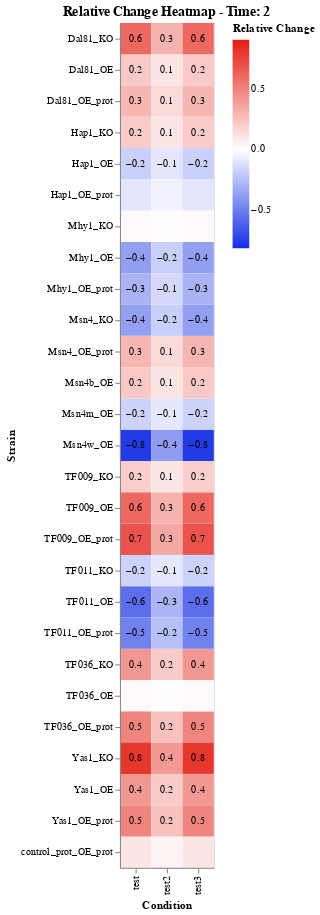
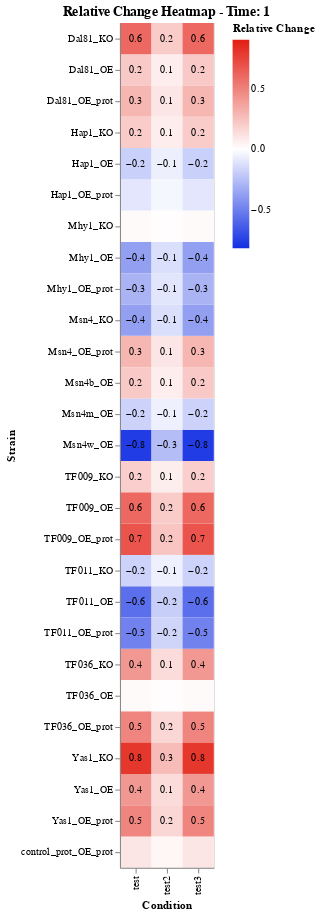
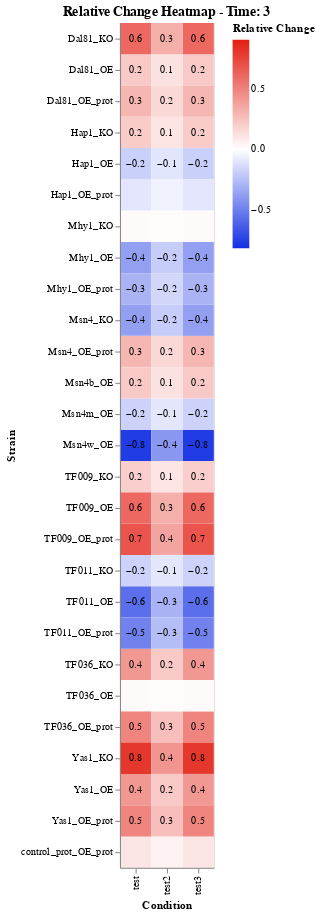

The code cell stored with these charts, in order, in its notebook:
### Code cell
timepoints = merged_data_anova['time_modif'].unique()

n_x = merged_data_anova['condition_modif'].nunique()
n_y = merged_data_anova['strain_name_modif'].nunique()

box_size = 30
chart_width = n_x * box_size
chart_height = n_y * box_size

min_value = merged_data_anova['relative_change'].min()
max_value = merged_data_anova['relative_change'].max()

for time in timepoints:
    one_time = merged_data_anova[merged_data_anova['time_modif'] == time]

    base = alt.Chart(one_time).encode(
        x=alt.X('condition_modif:N', title='Condition'),
        y=alt.Y('strain_name_modif:N', title='Strain')
    )

    # Heatmap (mean over duplicates)
    heatmap = base.mark_rect().encode(
        color=alt.Color(
            'mean(relative_change):Q',
            title='Relative Change',
            scale=alt.Scale(
                domain=[min_value, 0, max_value],
                range=['#122ee3', 'white', '#e31d12'],
                interpolate='rgb'
            )
        )
    )

    
    annotation = (
        base
        .transform_aggregate(
            mean_rc='mean(relative_change)',
            p_adj='mean(p-adj)',  # or 'mean(p-adj)' depending on your stats
            groupby=['condition_modif', 'strain_name_modif']
        )
        .transform_filter(alt.datum.p_adj < 0.05)  # use the aggregated name p_adj
        .mark_text(
            fontSize=10,
            color='black'
        )
        .encode(
            text=alt.Text('mean_rc:Q', format='.1f')  # label with the cell’s mean
        )
    )
    
    # 🔹 Combine both layers
    chart = (heatmap + annotation).properties(
        title=f'Relative Change Heatmap - Time: {time}',
        width=chart_width,
        height=chart_height
    )
    
    chart.display()

    # 🔹 Save chart
    output_filename = f"{current_date}_heatmap_time_{time}.png"
    output_path = os.path.join(VISUALISATION_PATH, output_filename)
    chart.save(output_path, scale_factor=2)  # use scale_factor instead of ppi

### Figure 1 — Vega-Lite specification as saved in the notebook (floating-point values rounded to 4 significant figures; data arrays with more than 128 entries replaced by an {"elided": "..."} marker saying what was removed)
{"config": {"view": {"continuousWidth": 300, "continuousHeight": 300}}, "layer": [{"mark": {"type": "rect"}, "encoding": {"color": {"aggregate": "mean", "field": "relative_change", "scale": {"domain": [-0.8113, 0, 0.9], "interpolate": "rgb", "range": ["#122ee3", "white", "#e31d12"]}, "title": "Relative Change", "type": "quantitative"}, "x": {"field": "condition_modif", "title": "Condition", "type": "nominal"}, "y": {"field": "strain_name_modif", "title": "Strain", "type": "nominal"}}}, {"mark": {"type": "text", "color": "black", "fontSize": 10}, "encoding": {"text": {"field": "mean_rc", "format": ".1f", "type": "quantitative"}, "x": {"field": "condition_modif", "title": "Condition", "type": "nominal"}, "y": {"field": "strain_name_modif", "title": "Strain", "type": "nominal"}}, "transform": [{"aggregate": [{"op": "mean", "field": "relative_change", "as": "mean_rc"}, {"op": "mean", "field": "p-adj", "as": "p_adj"}], "groupby": ["condition_modif", "strain_name_modif"]}, {"filter": "(datum.p_adj < 0.05)"}]}], "data": {"name": "data-cd29abaa94b0385154a2c5521f7697ef"}, "height": 810, "title": "Relative Change Heatmap - Time: 2", "width": 90, "$schema": "https://vega.github.io/schema/vega-lite/v5.16.3.json", "datasets": {"data-cd29abaa94b0385154a2c5521f7697ef": {"elided": "708 records"}}}

### Figure 2 — Vega-Lite specification as saved in the notebook (floating-point values rounded to 4 significant figures; data arrays with more than 128 entries replaced by an {"elided": "..."} marker saying what was removed)
{"config": {"view": {"continuousWidth": 300, "continuousHeight": 300}}, "layer": [{"mark": {"type": "rect"}, "encoding": {"color": {"aggregate": "mean", "field": "relative_change", "scale": {"domain": [-0.8113, 0, 0.9], "interpolate": "rgb", "range": ["#122ee3", "white", "#e31d12"]}, "title": "Relative Change", "type": "quantitative"}, "x": {"field": "condition_modif", "title": "Condition", "type": "nominal"}, "y": {"field": "strain_name_modif", "title": "Strain", "type": "nominal"}}}, {"mark": {"type": "text", "color": "black", "fontSize": 10}, "encoding": {"text": {"field": "mean_rc", "format": ".1f", "type": "quantitative"}, "x": {"field": "condition_modif", "title": "Condition", "type": "nominal"}, "y": {"field": "strain_name_modif", "title": "Strain", "type": "nominal"}}, "transform": [{"aggregate": [{"op": "mean", "field": "relative_change", "as": "mean_rc"}, {"op": "mean", "field": "p-adj", "as": "p_adj"}], "groupby": ["condition_modif", "strain_name_modif"]}, {"filter": "(datum.p_adj < 0.05)"}]}], "data": {"name": "data-fb4ed11a603a9f675f9f6cd73f7a6ed3"}, "height": 810, "title": "Relative Change Heatmap - Time: 1", "width": 90, "$schema": "https://vega.github.io/schema/vega-lite/v5.16.3.json", "datasets": {"data-fb4ed11a603a9f675f9f6cd73f7a6ed3": {"elided": "708 records"}}}

### Figure 3 — Vega-Lite specification as saved in the notebook (floating-point values rounded to 4 significant figures; data arrays with more than 128 entries replaced by an {"elided": "..."} marker saying what was removed)
{"config": {"view": {"continuousWidth": 300, "continuousHeight": 300}}, "layer": [{"mark": {"type": "rect"}, "encoding": {"color": {"aggregate": "mean", "field": "relative_change", "scale": {"domain": [-0.8113, 0, 0.9], "interpolate": "rgb", "range": ["#122ee3", "white", "#e31d12"]}, "title": "Relative Change", "type": "quantitative"}, "x": {"field": "condition_modif", "title": "Condition", "type": "nominal"}, "y": {"field": "strain_name_modif", "title": "Strain", "type": "nominal"}}}, {"mark": {"type": "text", "color": "black", "fontSize": 10}, "encoding": {"text": {"field": "mean_rc", "format": ".1f", "type": "quantitative"}, "x": {"field": "condition_modif", "title": "Condition", "type": "nominal"}, "y": {"field": "strain_name_modif", "title": "Strain", "type": "nominal"}}, "transform": [{"aggregate": [{"op": "mean", "field": "relative_change", "as": "mean_rc"}, {"op": "mean", "field": "p-adj", "as": "p_adj"}], "groupby": ["condition_modif", "strain_name_modif"]}, {"filter": "(datum.p_adj < 0.05)"}]}], "data": {"name": "data-1842defb5b8e27509df09d2ce378d9f3"}, "height": 810, "title": "Relative Change Heatmap - Time: 3", "width": 90, "$schema": "https://vega.github.io/schema/vega-lite/v5.16.3.json", "datasets": {"data-1842defb5b8e27509df09d2ce378d9f3": {"elided": "708 records"}}}
